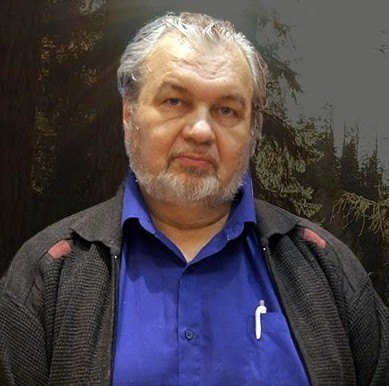
#> input picture Z_workfiles/dl/shemshuk_photo.jpg, 389 x 386 px; its folder holds only this picture in this run
$ python -i crop_sides.py   (imports and definitions only)
#> lines starting #> are read from the running program, lines starting #| are printed output that depends on the picture; after the words box and inside, x2 and y2 are one past the last pixel; in counts of white or black regions, pixels touching at a corner belong together
import os
from PIL import Image, ImageChops

def trim_white_side_borders(image_path):
#> called with image_path = 'dl/shemshuk_photo.jpg'
    try:
        img = Image.open(image_path)
#> img is the input picture: PIL image 389x386 RGB; mean R, G, B 76.1, 68.1, 74.6

        if img.mode != 'RGB':
            img = img.convert('RGB')

        # Create a pure white image
        bg = Image.new("RGB", img.size, (255, 255, 255))
#> bg: PIL image 389x386 RGB; every value is 255

        # Find difference between image and white background
        diff = ImageChops.difference(img, bg)
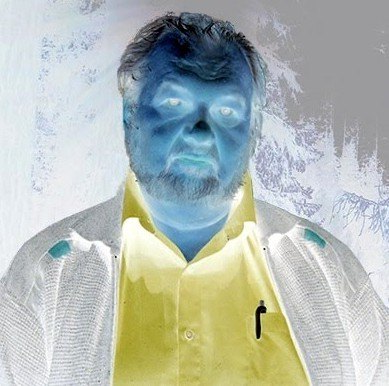
#> diff: PIL image 389x386 RGB; mean R, G, B 178.9, 186.9, 180.4

        # Convert difference to grayscale to simplify thresholding
        diff = diff.convert('L')
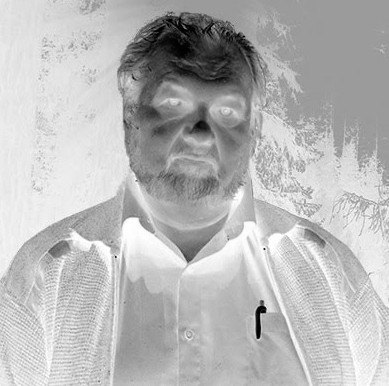
#> diff: PIL image 389x386 L; min 0, max 255, mean 183.8
        # Threshold: allow slight off-white (difference > 15 is considered non-white content)
        diff = diff.point(lambda p: p > 15 and 255)
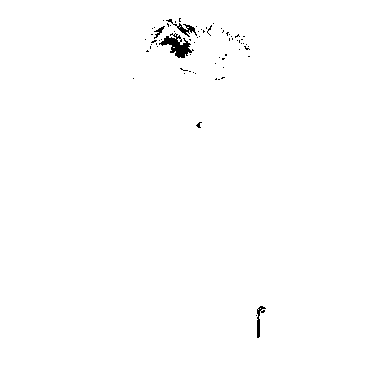
#> diff: PIL image 389x386 L; 99.4% white; 69 black regions (65 under 20 px), largest, box (x1, y1, x2, y2) and area: (159, 33, 194, 58) 376, (166, 19, 197, 37) 134, (257, 306, 266, 338) 106, (154, 26, 165, 39) 48

        bbox = diff.getbbox()
#> bbox = (0, 0, 389, 386)

        if bbox:
            # bbox is (left, upper, right, lower)
            left, upper, right, lower = bbox
#> left = 0; upper = 0; right = 389; lower = 386

            # The user specifically asked to crop white borders from the SIDES ("сбоку")
            # So we only apply the left and right crop, and keep the full original height.
            new_bbox = (left, 0, right, img.height)
#> new_bbox = (0, 0, 389, 386)

            # If the new bounding box is actually smaller than the original image width
            if new_bbox != (0, 0, img.width, img.height):
                cropped_img = img.crop(new_bbox)
                # Repack/Save with good quality
                cropped_img.save(image_path, quality=90, optimize=True)
                return True
        return False
    except Exception as e:
        print(f"Error processing {image_path}: {e}")
        return False

# [17 lines not run here, left out]

>>> result = trim_white_side_borders('dl/shemshuk_photo.jpg')
